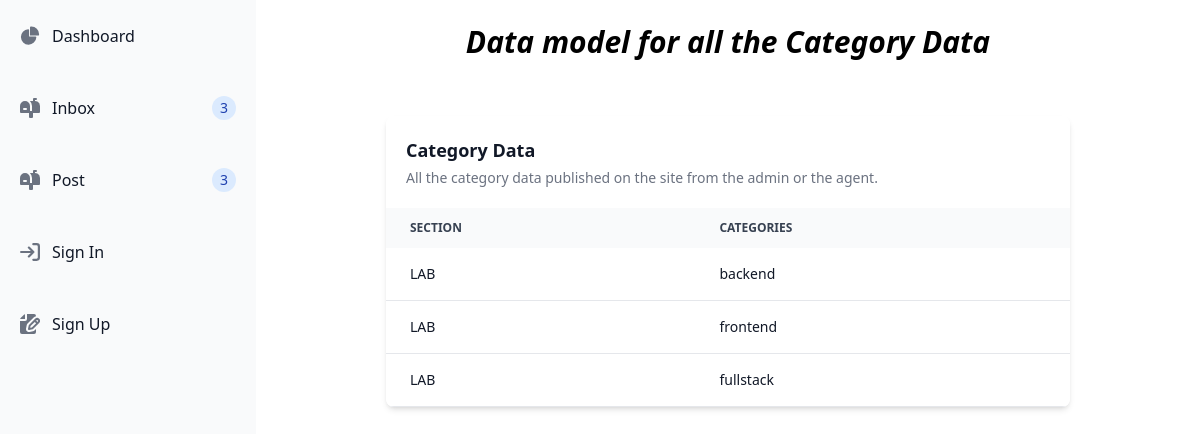
Screenshot of /dashboard/categoryLabData/ with the database file from the repository.
### labs/models.py (models this page shows, shortened)
class Category(models.Model):
	name = models.CharField(max_length=100)
	class Meta:
		ordering = ('name',)
		verbose_name_plural = "Categories"

### dashboard/views.py (the view)
# urls.py: path('categoryLabData/', views.categoryLabData, name="categoryLabData"),
def categoryLabData(request):
    category_lab_data = CategoryLab.objects.all()
    return render(request, "dashboard/categoryLabData.html", {
        'category_lab_data': category_lab_data,
    })

### dashboard/templates/dashboard/categoryLabData.html (shortened to what this page needs)
{% extends "dashboard/base.html" %}
{% block content %}
<div class="p-4 sm:ml-64 flex flex-col justify-center items-center">
    <h1 class="text-3xl my-2 font-semibold italic mb-14">Data model for all the Category Data</h1>
    <div class="w-3/4 relative overflow-x-auto shadow-md sm:rounded-lg">
        <table class="w-full text-sm text-left rtl:text-right text-gray-500 dark:text-gray-400">
            <caption class="p-5 text-lg font-semibold text-left rtl:text-right text-gray-900 bg-white dark:text-white dark:bg-gray-800">
                Category Data
                <p class="mt-1 text-sm font-normal text-gray-500 dark:text-gray-400">All the category data published on the site from the admin or the agent.</p>
            </caption>
            <thead class="text-xs text-gray-700 uppercase bg-gray-50 dark:bg-gray-700 dark:text-gray-400">
                <tr>
                    <th scope="col" class="px-6 py-3">
                        Section
                    </th>
                    <th scope="col" class="px-6 py-3">
                        Categories
                    </th>
                </tr>
            </thead>
            {% if category_lab_data %}
                <tbody>
                    {% for item in category_lab_data %}
                        <tr class="text-gray-900 bg-white border-b dark:bg-gray-800 dark:border-gray-700">
                            <th scope="row" class="px-6 py-4 font-medium text-gray-900 whitespace-nowrap dark:text-white">
                                LAB
                            </th>
                            <th scope="row" class="px-6 py-4 font-medium text-gray-900 whitespace-nowrap dark:text-white">
                                {{ item.name }}
                            </th>
                        </tr>
                    {% endfor %}
                </tbody>
            {% endif %}
        </table>
    </div>
</div>
{% endblock %}

### rows the page displays
Category: name "backend"
Category: name "frontend"
Category: name "fullstack"
